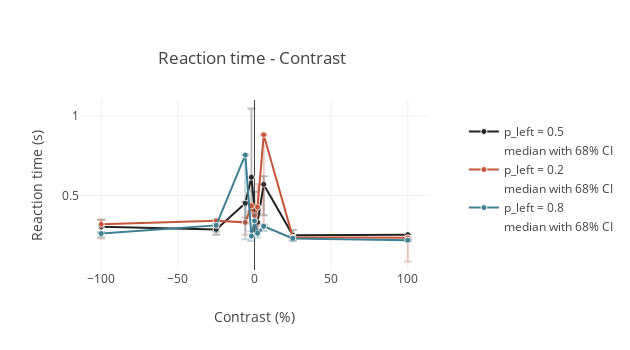

Source (notebook cell):
### Code cell
subj_uuid = (subject.Subject & 'subject_nickname="IBL_13"').fetch1('subject_uuid')
key = {'subject_uuid': subj_uuid,
   'session_date': datetime.date(2019, 4, 8)}
sessions = behavior_analyses.BehavioralSummaryByDate.PsychResults * behavior_analyses.BehavioralSummaryByDate.ReactionTimeContrast & key

data = []

for session in sessions.fetch('KEY'):
    contrasts, prob_left, reaction_time, ci_low, ci_high = \
        (sessions & session).fetch1(
            'signed_contrasts', 'prob_left', 'reaction_time_contrast', 
            'reaction_time_ci_low', 'reaction_time_ci_high')
    contrasts = contrasts *100
    error_low = reaction_time - ci_low
    error_high = ci_high - reaction_time
    
    curve_color, error_color = putils.get_color(prob_left, 0.3)

    rt_data = go.Scatter(
        x=contrasts.tolist(),
        y=reaction_time.tolist(),
        marker=dict(
            size=6,
            color=curve_color,
            line=dict(
                color='white',
                width=1
            )
        ),
        mode='markers+lines',
        name=f'p_left = {prob_left}'
    )

    rt_errorbar = go.Scatter(
        x=contrasts.tolist(),
        y=reaction_time.tolist(),
        error_y=dict(
            type='data',
            array=error_high.tolist(),
            arrayminus=error_low.tolist(),
            visible=True,
            color=error_color
        ),
        marker=dict(
            size=6,
        ),
        mode='none',
        name='median with 68% CI',
    )
    
    data.append(rt_data)
    data.append(rt_errorbar)

layout = go.Layout(
    width=630,
    height=350,
    title=dict(
        text='Reaction time - Contrast',
        x=0.25,
        y=0.85
    ), 
    xaxis=dict(
        title='Contrast (%)'), 
    yaxis=dict(
        title='Reaction time (s)'),
    legend=dict(
        x=1.1, 
        y=0.9,
        orientation='v'),
)


fig = go.Figure(data=data, layout=layout)
plotly.offline.iplot(fig)

### Figure 1 — Plotly figure (JSON) as saved in the notebook; plotly's stock layout.template omitted (floating-point values rounded to 4 significant figures)
{"data": [{"marker": {"color": "rgba(0.133, 0.133, 0.133, 1.0)", "line": {"color": "white", "width": 1}, "size": 6}, "mode": "markers+lines", "name": "p_left = 0.5", "type": "scatter", "uid": "36e8ad0d-56d0-451c-894f-5dc918fe889b", "x": [-100, -25, -6.0, -2.0, 0, 2.0, 6.0, 25, 100], "y": [0.3042, 0.2871, 0.4509, 0.6142, 0.4179, 0.332, 0.5697, 0.2504, 0.2542]}, {"error_y": {"array": [0.04385, 0.023, 0.008, 0.4321, 0.1055, 0.05535, 0.0519, 0.0324, 0], "arrayminus": [0.03585, 0.03295, 0.1258, 0.2131, 0.1397, 0.05285, 0.1945, 0.0193, 0.0342], "color": "rgba(0.133, 0.133, 0.133, 0.3)", "type": "data", "visible": true}, "marker": {"size": 6}, "mode": "none", "name": "median with 68% CI", "type": "scatter", "uid": "4883e498-0f0e-4c68-a95f-fb644456e22a", "x": [-100, -25, -6.0, -2.0, 0, 2.0, 6.0, 25, 100], "y": [0.3042, 0.2871, 0.4509, 0.6142, 0.4179, 0.332, 0.5697, 0.2504, 0.2542]}, {"marker": {"color": "rgba(0.7634747047461135, 0.3348456555528834, 0.225892295531744, 1.0)", "line": {"color": "white", "width": 1}, "size": 6}, "mode": "markers+lines", "name": "p_left = 0.2", "type": "scatter", "uid": "9a8531fc-e72d-4e78-ab38-c3d5b317be46", "x": [-100, -25, -6.0, -2.0, 0, 2.0, 6.0, 25, 100], "y": [0.3193, 0.3408, 0.3313, 0.4346, 0.3734, 0.4271, 0.8816, 0.2373, 0.2344]}, {"error_y": {"array": [0.029, 0.009, 0.0307, 0.0162, 0.0689, 0.144, 0, 0, 0], "arrayminus": [0.08935, 0.0453, 0.0778, 0.04145, 0.0895, 0.1464, 0.572, 0.0181, 0.1489], "color": "rgba(0.7634747047461135, 0.3348456555528834, 0.225892295531744, 0.3)", "type": "data", "visible": true}, "marker": {"size": 6}, "mode": "none", "name": "median with 68% CI", "type": "scatter", "uid": "8d40e701-a2df-4011-aa21-a52a9fa379dd", "x": [-100, -25, -6.0, -2.0, 0, 2.0, 6.0, 25, 100], "y": [0.3193, 0.3408, 0.3313, 0.4346, 0.3734, 0.4271, 0.8816, 0.2373, 0.2344]}, {"marker": {"color": "rgba(0.24715576253545807, 0.49918708160096675, 0.5765599057376697, 1.0)", "line": {"color": "white", "width": 1}, "size": 6}, "mode": "markers+lines", "name": "p_left = 0.8", "type": "scatter", "uid": "2bacac11-473a-408f-8e7f-83137f15039c", "x": [-100, -25, -6.0, -2.0, 0, 2.0, 6.0, 25, 100], "y": [0.2609, 0.3122, 0.7545, 0.2459, 0.3404, 0.2631, 0.3065, 0.2305, 0.2197]}, {"error_y": {"array": [0.00605, 0.0114, 0, 0.0302, 0.04475, 0.012, 0.0116, 0.0107, 0.0062], "arrayminus": [0.02245, 0.03975, 0.529, 0.0313, 0.0635, 0.0265, 0.0295, 0.0168, 0.0083], "color": "rgba(0.24715576253545807, 0.49918708160096675, 0.5765599057376697, 0.3)", "type": "data", "visible": true}, "marker": {"size": 6}, "mode": "none", "name": "median with 68% CI", "type": "scatter", "uid": "50c43c52-e82f-4237-b8fe-773cef34f1ea", "x": [-100, -25, -6.0, -2.0, 0, 2.0, 6.0, 25, 100], "y": [0.2609, 0.3122, 0.7545, 0.2459, 0.3404, 0.2631, 0.3065, 0.2305, 0.2197]}], "layout": {"height": 350, "legend": {"orientation": "v", "x": 1.1, "y": 0.9}, "title": {"text": "Reaction time - Contrast", "x": 0.25, "y": 0.85}, "width": 630, "xaxis": {"title": {"text": "Contrast (%)"}}, "yaxis": {"title": {"text": "Reaction time (s)"}}}}
